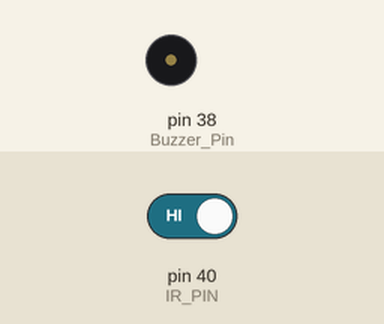
Recording of a program running on a simulated Raspberry Pi (header pin numbers). Shown: buzzer (waves = sounding, pin HIGH). The test bench sets the inputs (shaded band); at power-on: pin 40 (IR_PIN) HIGH.

Above: at 1.2 s.
1.3 s: pin 40 (IR_PIN) driven LOW
At 2.0 s:
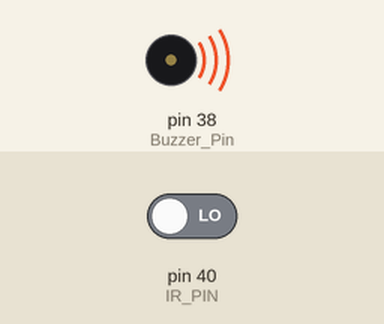
4.3 s: pin 40 (IR_PIN) driven HIGH
At 5.4 s:
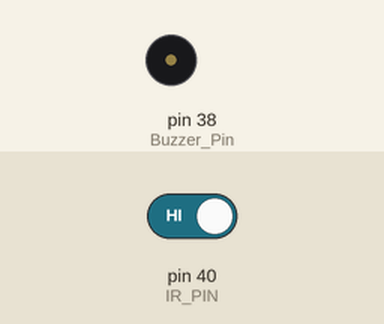
Timing chart, 0 to 7.3 s (numbered marks = the images above; inputs shaded):
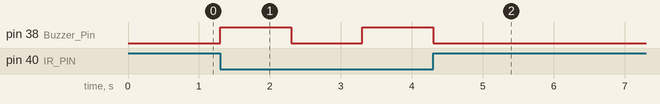

Measured:
- after the input at 1.3 s, pin 38 (Buzzer_Pin): LOW → HIGH at once, → LOW 1.0 s later, → HIGH 1.0 s later
- after the input at 4.3 s, pin 38 (Buzzer_Pin): goes on until 4.3 s, then stays LOW

The program:

IR_seperate.py
```python
import RPi.GPIO as GPIO
import time
GPIO.setmode(GPIO.BOARD)
IR_PIN = 40
Buzzer_Pin = 38
GPIO.setup(IR_PIN, GPIO.IN)
GPIO.setup(Buzzer_Pin, GPIO.OUT)
GPIO.setwarnings(False)

while True:
    not_got_something = GPIO.input(IR_PIN)
    if not_got_something==0:
        GPIO.output(Buzzer_Pin, GPIO.HIGH)
        time.sleep(1)
        GPIO.output(Buzzer_Pin, GPIO.LOW)
        time.sleep(1)
```
